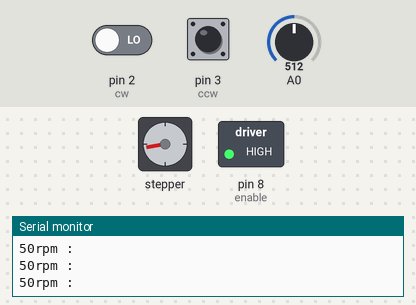
A sketch run on a simulated Arduino Uno, built with avr-gcc and run on an emulated ATmega328P. Parts: stepper motor, switched loads named in the sketch (green lamp = pin HIGH), the last lines printed to the serial monitor. Dashed ring = blinking. Inputs (shaded band) come from the test bench; at power-on: A0 = 512, pin 2 (cw) LOW, pin 3 (ccw) HIGH. Stepper angles assume 200 steps per turn.

Above: at 1.2 s.
1.3 s: A0 set to 121
4.3 s: A0 set to 112
7.3 s: pin 2 (cw) driven HIGH
At 8.5 s:
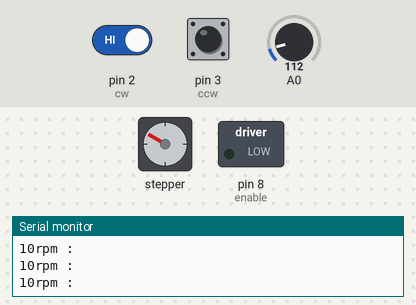
8.8 s: pin 2 (cw) driven LOW
At 9.5 s:
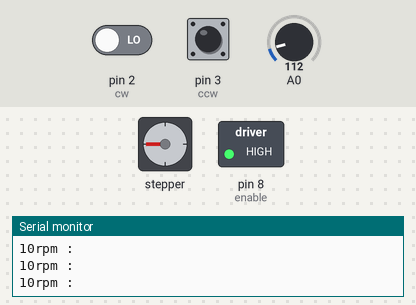
11.8 s: pin 3 (ccw) driven LOW
At 12.8 s:
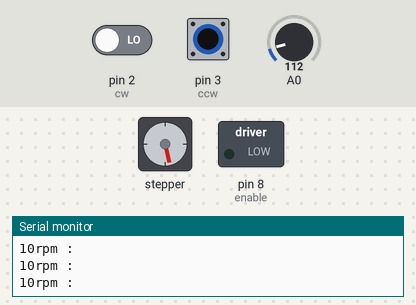
13.3 s: pin 3 (ccw) pulsed HIGH 2 times (0.12 s each, 0.3 s apart)
At 13.51 s:
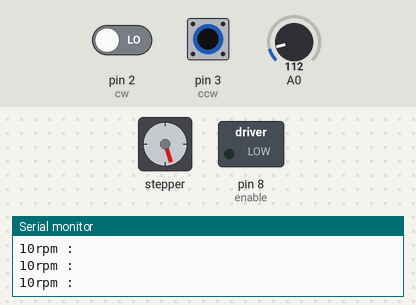
Timing chart, 0 to 16.3 s (numbered marks = the images above; inputs shaded):
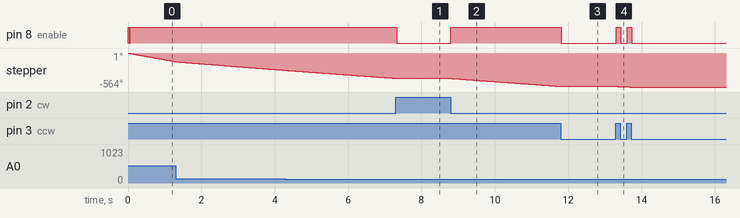

The sketch:

ServoDriver.ino
```cpp
#include <Stepper.h>
int cw=2;
int ccw=3;
int steps=200;
int enable=8;
Stepper motor(steps,10,11,12,13);


void setup() {
  // put your setup code here, to run once:
pinMode(cw,INPUT);
pinMode(ccw,INPUT);
pinMode(enable,OUTPUT);
Serial.begin(9600);
}

void loop() {
  // put your main code here, to run repeatedly:
int speed=analogRead(A0);
int rpm=map(speed,0,1023,0,100);
int fwd=digitalRead(cw);
int  reverse=digitalRead(ccw);
digitalWrite(enable,LOW);
if(fwd==1 && reverse==0 && rpm>5){

  digitalWrite(enable,HIGH);
  motor.step(1);
  motor.setSpeed(rpm);
  delay(10);


  }

if(fwd==0 && reverse==1 && rpm>5){

  digitalWrite(enable,HIGH);
  motor.step(-1);
  motor.setSpeed(rpm);
  delay(10);


  }
  Serial.println("rpm :")
  ;
  Serial.print(rpm);


}
```

Measured:
- after the input at 7.3 s, pin 8 (enable): HIGH → LOW at once; stepper: stops changing and stays -420°
- after the input at 8.8 s, pin 8 (enable): LOW → HIGH at once; stepper: keeps turning counter-clockwise at about 45°/s, starting at once
- after the input at 11.8 s, pin 8 (enable): HIGH → LOW at once; stepper: stops changing and stays -553°
- after the input at 13.3 s, pin 8 (enable): alternates HIGH for 0.12 s and LOW for 0.18 s, 4 changes in all, then stays LOW, starting at once; stepper: turns 11° counter-clockwise in 0.38 s, starting at once
